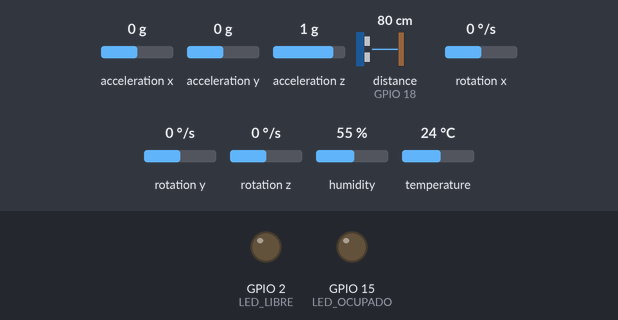
Bench run of a sketch on a simulated ESP32. Parts: output pins drawn as LEDs (lit = HIGH). Dashed ring = blinking. Inputs (shaded band) come from the test bench; at power-on: acceleration z 1 g, distance to the obstacle (sensor on GPIO 18) 80 cm, acceleration x 0 g, acceleration y 0 g, rotation x 0 °/s, rotation y 0 °/s, rotation z 0 °/s, humidity 55 %, temperature 24 °C. The echo pulse lasts 58.3 µs per cm; WiFi joins after 1.5 s; servers stay silent unless stated; network time is answered at once with the bench clock; the local clock reads 2024-03-15 10:24:30 at power-on unless the sketch sets it; no MQTT or app messages arrive unless stated; what the sketch prints to the serial monitor is not drawn.

Above: at 9.5 s.
9.6 s: acceleration z set to -0.4 g
14.5 s: acceleration z set to -0.7 g
At 18.44 s:
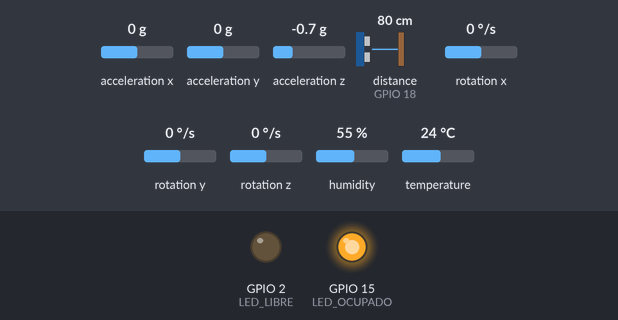
24.8 s: distance to the obstacle (sensor on GPIO 18) set to 12 cm
29.5 s: distance to the obstacle (sensor on GPIO 18) set to 17 cm
At 35.7 s:
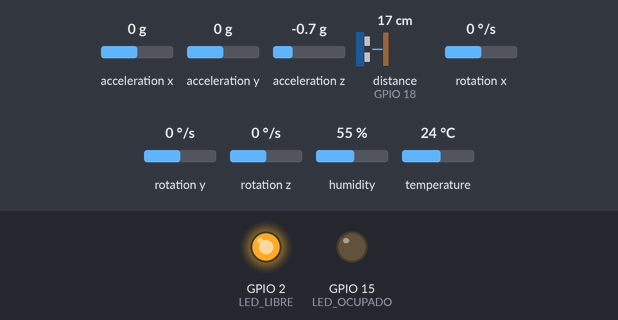
35.9 s: distance to the obstacle (sensor on GPIO 18) set to 4 cm
At 38.44 s:
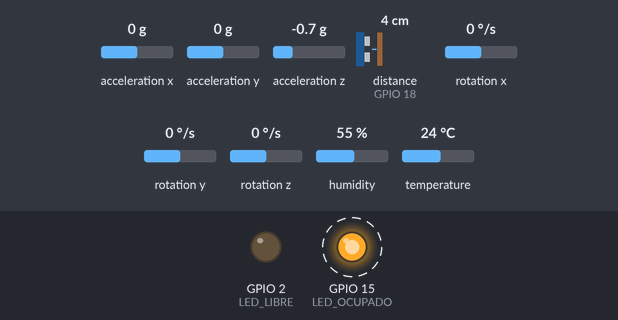
Timing chart, 0 to 41.5 s (numbered marks = the images above; inputs shaded):
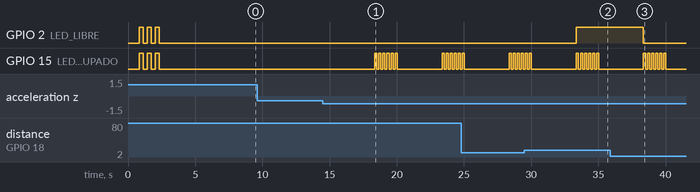

Measured:
- the behaviour switches between -0.5 and -0.6 g on acceleration z (found by bisection; images 0 and 1)
- after the input at 9.6 s, every drawn part: stays the same
- after the input at 14.5 s, GPIO 15 (LED_OCUPADO): goes 5 × (HIGH 0.15 s, LOW 0.15 s), HIGH 0.15 s, LOW 3.4 s, 4 × (HIGH 0.15 s, LOW 0.15 s), HIGH 0.15 s, then LOW, starting after 3.9 s
- after the input at 29.5 s, GPIO 2 (LED_LIBRE): LOW → HIGH after 3.9 s
- after the input at 35.9 s, GPIO 2 (LED_LIBRE): HIGH → LOW after 2.5 s

The sketch:

smart_parking_DEBUG.ino
```cpp
/*
 * ============================================================
 *  Smart Parking IoT — ESP32  ★ VERSIÓN DEBUG ★
 *  Muestra exactamente qué funciona y qué no en el Serial Monitor
 * ============================================================
 */

#include <WiFi.h>
#include <WiFiClientSecure.h>
#include <PubSubClient.h>
#include <NTPClient.h>
#include <WiFiUDP.h>
#include <DHT.h>
#include <Wire.h>
#include <MPU6050_light.h>
#include <NewPing.h>
#include <ArduinoJson.h>

// ════════════════════════════════════════════════════════════
//  CREDENCIALES
// ════════════════════════════════════════════════════════════
const char* WIFI_SSID     = "iPhone de Andres";
const char* WIFI_PASSWORD = "12345678";

const char* HIVEMQ_HOST   = "0767c5c7c7914298a3dd01a0d2529721.s1.eu.hivemq.cloud";
const char* HIVEMQ_USER   = "MauLopez";
const char* HIVEMQ_PASS   = "Mauricio123*";
const int   HIVEMQ_PORT   = 8883;

const char* UBIDOTS_TOKEN = "BBUS-lUutAWnWzb0z19lGzuz29GT4uNigLo";
const char* UBIDOTS_HOST  = "industrial.api.ubidots.com";
const int   UBIDOTS_PORT  = 1883;
const char* DEVICE_LABEL  = "smart-parking-1";

// ════════════════════════════════════════════════════════════
//  PINES
// ════════════════════════════════════════════════════════════
#define TRIG_PIN     5
#define ECHO_PIN     18
#define DHT_PIN      4
#define LED_LIBRE    2
#define LED_OCUPADO  15
#define SDA_PIN      21
#define SCL_PIN      22

#define DIST_OCUPADO_CM  15
#define SISMO_G          1.5f
#define INTERVALO_MS     5000

// ════════════════════════════════════════════════════════════
//  OBJETOS
// ════════════════════════════════════════════════════════════
DHT          dht(DHT_PIN, DHT22);
MPU6050      mpu(Wire);
NewPing      sonar(TRIG_PIN, ECHO_PIN, 400);

WiFiClientSecure secureClient;
PubSubClient     mqttHiveMQ(secureClient);
WiFiClient       plainClient;
PubSubClient     mqttUbidots(plainClient);
WiFiUDP    udpNTP;
NTPClient  timeClient(udpNTP, "pool.ntp.org", -18000, 60000);

bool          plazaOcupada      = false;
unsigned long ultimaPublicacion = 0;
unsigned long arranque          = 0;

// ── Flags de estado para el resumen ──────────────────────────
bool ok_wifi    = false;
bool ok_ntp     = false;
bool ok_hivemq  = false;
bool ok_ubidots = false;
bool ok_dht     = false;
bool ok_mpu     = false;
bool ok_sr04    = false;

// ════════════════════════════════════════════════════════════
//  HELPERS DE LOG
// ════════════════════════════════════════════════════════════
void logOK(const char* modulo, const char* msg) {
  Serial.printf("  [✓ OK ] %-10s %s\n", modulo, msg);
}
void logERR(const char* modulo, const char* msg) {
  Serial.printf("  [✗ ERR] %-10s %s\n", modulo, msg);
}
void logINFO(const char* modulo, const char* msg) {
  Serial.printf("  [·    ] %-10s %s\n", modulo, msg);
}
void separador() {
  Serial.println("  ─────────────────────────────────────────────");
}

// ════════════════════════════════════════════════════════════
//  SETUP
// ════════════════════════════════════════════════════════════
void setup() {
  Serial.begin(115200);
  delay(800);

  Serial.println("\n╔════════════════════════════════════════════╗");
  Serial.println("║     Smart Parking IoT — MODO DEBUG         ║");
  Serial.println("║     Revisa cada línea para diagnosticar    ║");
  Serial.println("╚════════════════════════════════════════════╝\n");

  // ── PINES LED ─────────────────────────────────────────────
  Serial.println("[ PASO 1 ] Inicializando pines LED...");
  pinMode(LED_LIBRE,   OUTPUT);
  pinMode(LED_OCUPADO, OUTPUT);
  digitalWrite(LED_LIBRE,   LOW);
  digitalWrite(LED_OCUPADO, LOW);
  // Parpadeo para confirmar que los LEDs físicamente funcionan
  Serial.println("           → Ambos LEDs deben parpadear 3 veces ahora");
  for (int i = 0; i < 3; i++) {
    digitalWrite(LED_LIBRE,   HIGH);
    digitalWrite(LED_OCUPADO, HIGH);
    delay(300);
    digitalWrite(LED_LIBRE,   LOW);
    digitalWrite(LED_OCUPADO, LOW);
    delay(300);
  }
  logOK("LEDs", "GPIO2 (verde) y GPIO15 (rojo) configurados");
  separador();

  // ── I2C + MPU6050 ─────────────────────────────────────────
  Serial.println("[ PASO 2 ] Buscando MPU6050 en I²C...");
  Serial.printf("           SDA=GPIO%d  SCL=GPIO%d\n", SDA_PIN, SCL_PIN);
  Wire.begin(SDA_PIN, SCL_PIN);

  // Escaneo I2C para ver qué hay conectado
  Serial.println("           Escaneando bus I²C:");
  int dispositivosI2C = 0;
  for (byte addr = 1; addr < 127; addr++) {
    Wire.beginTransmission(addr);
    byte error = Wire.endTransmission();
    if (error == 0) {
      Serial.printf("           → Dispositivo encontrado en 0x%02X", addr);
      if (addr == 0x68) Serial.print("  ← MPU6050 (AD0=LOW)");
      if (addr == 0x69) Serial.print("  ← MPU6050 (AD0=HIGH)");
      Serial.println();
      dispositivosI2C++;
    }
  }
  if (dispositivosI2C == 0) {
    logERR("I2C", "NINGÚN dispositivo encontrado — revisa SDA(GPIO21) y SCL(GPIO22)");
  } else {
    Serial.printf("           %d dispositivo(s) en el bus\n", dispositivosI2C);
  }

  byte statusMPU = mpu.begin();
  if (statusMPU != 0) {
    logERR("MPU6050", "No responde. Causas probables:");
    Serial.println("           • SDA no conectado a GPIO21");
    Serial.println("           • SCL no conectado a GPIO22");
    Serial.println("           • VCC del MPU6050 no conectado a 3.3V");
    Serial.println("           • GND no conectado");
    Serial.println("           • Módulo dañado o AD0 flotante");
    ok_mpu = false;
  } else {
    logOK("MPU6050", "Encontrado en 0x68 — calibrando (no mover)...");
    mpu.calcOffsets(true, true);
    logOK("MPU6050", "Calibración lista");
    ok_mpu = true;
  }
  separador();

  // ── DHT22 ─────────────────────────────────────────────────
  Serial.println("[ PASO 3 ] Probando DHT22...");
  Serial.printf("           Data=GPIO%d\n", DHT_PIN);
  dht.begin();
  delay(2500); // DHT22 necesita ~2s para primera lectura

  float tempTest = dht.readTemperature();
  float humTest  = dht.readHumidity();

  if (isnan(tempTest) || isnan(humTest)) {
    logERR("DHT22", "Sin respuesta. Causas probables:");
    Serial.println("           • Pin DATA no conectado a GPIO4");
    Serial.println("           • Falta resistencia pull-up 10kΩ entre DATA y 3.3V");
    Serial.println("           • VCC no conectado a 3.3V");
    Serial.println("           • GND no conectado");
    Serial.println("           • Sensor dañado");
    ok_dht = false;
  } else {
    char buf[60];
    snprintf(buf, sizeof(buf), "Temp=%.1f°C  Hum=%.1f%%  ← valores reales", tempTest, humTest);
    logOK("DHT22", buf);
    ok_dht = true;
  }
  separador();

  // ── HC-SR04 ───────────────────────────────────────────────
  Serial.println("[ PASO 4 ] Probando HC-SR04...");
  Serial.printf("           TRIG=GPIO%d  ECHO=GPIO%d\n", TRIG_PIN, ECHO_PIN);

  // 3 mediciones de prueba
  int lecturas[3];
  for (int i = 0; i < 3; i++) {
    lecturas[i] = sonar.ping_cm();
    delay(100);
  }
  Serial.printf("           3 lecturas: %d cm | %d cm | %d cm\n",
                lecturas[0], lecturas[1], lecturas[2]);

  bool todasCero = (lecturas[0] == 0 && lecturas[1] == 0 && lecturas[2] == 0);
  if (todasCero) {
    logERR("HC-SR04", "Siempre 0 cm — sin eco. Causas probables:");
    Serial.println("           • TRIG no conectado a GPIO5");
    Serial.println("           • ECHO no conectado a GPIO18");
    Serial.println("           • VCC no conectado a 3.3V (o 5V si es modelo estándar)");
    Serial.println("           • GND no conectado");
    Serial.println("           • Objeto muy cerca (<2cm) o muy lejos (>4m)");
    ok_sr04 = false;
  } else {
    char buf[60];
    snprintf(buf, sizeof(buf), "Distancia actual: %d cm", lecturas[0]);
    logOK("HC-SR04", buf);
    ok_sr04 = true;
  }
  separador();

  // ── WIFI ──────────────────────────────────────────────────
  Serial.println("[ PASO 5 ] Conectando a WiFi...");
  Serial.printf("           SSID: \"%s\"\n", WIFI_SSID);
  WiFi.begin(WIFI_SSID, WIFI_PASSWORD);

  int intentosWifi = 0;
  while (WiFi.status() != WL_CONNECTED && intentosWifi < 20) {
    delay(500);
    Serial.print(".");
    intentosWifi++;
  }
  Serial.println();

  if (WiFi.status() != WL_CONNECTED) {
    logERR("WiFi", "No se pudo conectar. Causas:");
    Serial.println("           • SSID o contraseña incorrectos");
    Serial.println("           • El hotspot del iPhone no está activado");
    Serial.printf("            • Estado WiFi: %d\n", WiFi.status());
    ok_wifi = false;
  } else {
    char buf[80];
    snprintf(buf, sizeof(buf), "Conectado — IP: %s  RSSI: %d dBm",
             WiFi.localIP().toString().c_str(), WiFi.RSSI());
    logOK("WiFi", buf);
    ok_wifi = true;
  }
  separador();

  if (!ok_wifi) {
    logERR("SISTEMA", "Sin WiFi — no se puede continuar con NTP ni MQTT");
    imprimirResumen();
    Serial.println("\n  *** El sistema entrará en loop de espera ***");
    while (true) { delay(5000); Serial.println("  [WiFi] Sin conexión..."); }
  }

  // ── NTP ───────────────────────────────────────────────────
  Serial.println("[ PASO 6 ] Sincronizando hora NTP...");
  Serial.println("           Servidor: pool.ntp.org  Zona: UTC-5 (Bogotá)");
  timeClient.begin();
  bool ntpOK = timeClient.update();

  if (!ntpOK || timeClient.getEpochTime() < 1000000) {
    logERR("NTP", "No se pudo sincronizar la hora");
    ok_ntp = false;
  } else {
    char buf[60];
    snprintf(buf, sizeof(buf), "Hora: %s  Epoch: %lu",
             timeClient.getFormattedTime().c_str(), timeClient.getEpochTime());
    logOK("NTP", buf);
    ok_ntp = true;
  }
  separador();

  // ── HIVEMQ TLS ────────────────────────────────────────────
  Serial.println("[ PASO 7 ] Conectando a HiveMQ Cloud (TLS)...");
  Serial.printf("           Host: %s\n", HIVEMQ_HOST);
  Serial.printf("           Puerto: %d  Usuario: %s\n", HIVEMQ_PORT, HIVEMQ_USER);

  secureClient.setInsecure();
  mqttHiveMQ.setServer(HIVEMQ_HOST, HIVEMQ_PORT);
  mqttHiveMQ.setBufferSize(512);

  String clientId = "ESP32_" + String((uint32_t)ESP.getEfuseMac(), HEX);
  Serial.printf("           Client ID: %s\n", clientId.c_str());

  int intentosMQ = 0;
  while (!mqttHiveMQ.connect(clientId.c_str(), HIVEMQ_USER, HIVEMQ_PASS) && intentosMQ < 3) {
    int estado = mqttHiveMQ.state();
    Serial.printf("           Intento %d fallido — estado MQTT: %d", intentosMQ+1, estado);
    // Explicar el código de error
    switch(estado) {
      case -4: Serial.println(" (TIMEOUT — no hay respuesta del broker)"); break;
      case -3: Serial.println(" (CONEXION PERDIDA)"); break;
      case -2: Serial.println(" (FALLO DE CONEXION — posible TLS)"); break;
      case -1: Serial.println(" (DESCONECTADO)"); break;
      case  1: Serial.println(" (BAD PROTOCOL)"); break;
      case  2: Serial.println(" (CLIENT ID rechazado)"); break;
      case  3: Serial.println(" (BROKER NO DISPONIBLE)"); break;
      case  4: Serial.println(" (USUARIO O CONTRASEÑA INCORRECTOS ← revisa credenciales HiveMQ)"); break;
      case  5: Serial.println(" (NO AUTORIZADO)"); break;
      default: Serial.println();
    }
    intentosMQ++;
    delay(3000);
  }

  if (!mqttHiveMQ.connected()) {
    logERR("HiveMQ", "No se pudo conectar al broker MQTT");
    Serial.println("           • Verifica usuario/contraseña en HiveMQ Access Management");
    Serial.println("           • Verifica que el cluster esté activo en hivemq.com");
    ok_hivemq = false;
  } else {
    logOK("HiveMQ", "Conectado con TLS en puerto 8883");
    mqttHiveMQ.subscribe("parking/config/1/cmd");
    ok_hivemq = true;
  }
  separador();

  // ── UBIDOTS ───────────────────────────────────────────────
  Serial.println("[ PASO 8 ] Conectando a Ubidots...");
  Serial.printf("           Host: %s  Puerto: %d\n", UBIDOTS_HOST, UBIDOTS_PORT);

  mqttUbidots.setServer(UBIDOTS_HOST, UBIDOTS_PORT);
  mqttUbidots.setBufferSize(512);

  String clientIdUbi = "ESP32_UBI_" + String((uint32_t)ESP.getEfuseMac(), HEX);
  int intentosUbi = 0;
  while (!mqttUbidots.connect(clientIdUbi.c_str(), UBIDOTS_TOKEN, "") && intentosUbi < 3) {
    Serial.printf("           Intento %d fallido — estado: %d\n",
                  intentosUbi+1, mqttUbidots.state());
    intentosUbi++;
    delay(3000);
  }

  if (!mqttUbidots.connected()) {
    logERR("Ubidots", "No se pudo conectar — verifica el token UBIDOTS");
    ok_ubidots = false;
  } else {
    logOK("Ubidots", "Conectado correctamente");
    ok_ubidots = true;
  }
  separador();

  // ── RESUMEN FINAL ─────────────────────────────────────────
  imprimirResumen();

  arranque = millis();
  Serial.println("\n  Iniciando loop de publicación...\n");
}

// ════════════════════════════════════════════════════════════
//  RESUMEN DE DIAGNÓSTICO
// ════════════════════════════════════════════════════════════
void imprimirResumen() {
  Serial.println("\n╔════════════════════════════════════════════╗");
  Serial.println("║          RESUMEN DE DIAGNÓSTICO            ║");
  Serial.println("╠════════════════════════════════════════════╣");
  Serial.printf( "║  WiFi     : %s    ║\n", ok_wifi    ? "✓ OK                         " : "✗ FALLO — revisa SSID/clave  ");
  Serial.printf( "║  NTP      : %s    ║\n", ok_ntp     ? "✓ OK                         " : "✗ FALLO — sin hora           ");
  Serial.printf( "║  HiveMQ   : %s    ║\n", ok_hivemq  ? "✓ OK (TLS 8883)              " : "✗ FALLO — revisa credenciales");
  Serial.printf( "║  Ubidots  : %s    ║\n", ok_ubidots ? "✓ OK                         " : "✗ FALLO — revisa token       ");
  Serial.printf( "║  DHT22    : %s    ║\n", ok_dht     ? "✓ OK                         " : "✗ FALLO — revisa GPIO4       ");
  Serial.printf( "║  MPU6050  : %s    ║\n", ok_mpu     ? "✓ OK                         " : "✗ FALLO — revisa SDA/SCL     ");
  Serial.printf( "║  HC-SR04  : %s    ║\n", ok_sr04    ? "✓ OK                         " : "✗ FALLO — revisa TRIG/ECHO   ");
  Serial.println("╚════════════════════════════════════════════╝");
}

// ════════════════════════════════════════════════════════════
//  LOOP
// ════════════════════════════════════════════════════════════
void loop() {
  if (!mqttHiveMQ.connected()) {
    logERR("HiveMQ", "Conexión perdida — reconectando...");
    conectarHiveMQ();
  }
  if (!mqttUbidots.connected()) {
    logERR("Ubidots", "Conexión perdida — reconectando...");
    conectarUbidots();
  }
  mqttHiveMQ.loop();
  mqttUbidots.loop();
  timeClient.update();

  if (millis() - ultimaPublicacion < INTERVALO_MS) return;
  ultimaPublicacion = millis();
  leerYPublicar();
}

// ════════════════════════════════════════════════════════════
//  LECTURA Y PUBLICACIÓN (con logs detallados)
// ════════════════════════════════════════════════════════════
void leerYPublicar() {
  Serial.println("\n──── Ciclo de lectura ────────────────────────");

  // HC-SR04
  int distCm = sonar.ping_cm();
  if (distCm == 0) distCm = 400;
  bool nuevaOcupacion = (distCm < DIST_OCUPADO_CM);
  if (nuevaOcupacion != plazaOcupada) {
    plazaOcupada = nuevaOcupacion;
    digitalWrite(LED_LIBRE,   plazaOcupada ? LOW  : HIGH);
    digitalWrite(LED_OCUPADO, plazaOcupada ? HIGH : LOW);
    Serial.printf("  [ESTADO] Plaza cambió a: %s\n", plazaOcupada ? "OCUPADA 🔴" : "LIBRE 🟢");
  }
  Serial.printf("  [SR04]   %d cm → %s\n", distCm, plazaOcupada ? "OCUPADA" : "LIBRE");

  // DHT22
  float temp = dht.readTemperature();
  float hum  = dht.readHumidity();
  if (isnan(temp)) {
    logERR("DHT22", "Lectura fallida en este ciclo");
  } else {
    Serial.printf("  [DHT22]  Temp=%.1f°C  Hum=%.1f%%\n", temp, hum);
  }

  // MPU6050
  mpu.update();
  float ax  = mpu.getAccX();
  float ay  = mpu.getAccY();
  float az  = mpu.getAccZ() - 1.0f;
  float mag = sqrt(ax*ax + ay*ay + az*az);
  Serial.printf("  [MPU]    X=%.2fg Y=%.2fg Z=%.2fg Mag=%.2fg\n", ax, ay, az, mag);
  if (mag > SISMO_G) {
    Serial.printf("  [⚠ SISMO] Magnitud %.2fg supera umbral %.1fg!\n", mag, SISMO_G);
  }

  // Publicar
  bool pubHive = publicarHiveMQ(distCm, temp, hum, mag);
  bool pubUbi  = publicarUbidots(distCm, temp, hum, mag);

  Serial.printf("  [MQTT]   HiveMQ: %s  Ubidots: %s\n",
                pubHive ? "✓ enviado" : "✗ falló",
                pubUbi  ? "✓ enviado" : "✗ falló");

  if (mag > SISMO_G) alertaSismica(ax, ay, az, mag);
}

// ════════════════════════════════════════════════════════════
//  PUBLICACIONES (retornan bool para saber si funcionó)
// ════════════════════════════════════════════════════════════
bool publicarHiveMQ(int dist, float temp, float hum, float mag) {
  if (!mqttHiveMQ.connected()) return false;

  char buf[256];
  StaticJsonDocument<256> doc;

  doc["occupied"] = plazaOcupada;
  doc["dist_cm"]  = dist;
  doc["ts"]       = timeClient.getEpochTime();
  serializeJson(doc, buf);
  mqttHiveMQ.publish("parking/spot/1/status", buf, true);

  if (!isnan(temp)) {
    doc.clear();
    doc["temp_c"]  = serialized(String(temp, 1));
    doc["hum_pct"] = serialized(String(hum,  1));
    doc["ts"]      = timeClient.getEpochTime();
    serializeJson(doc, buf);
    mqttHiveMQ.publish("parking/env/1/data", buf);
  }

  doc.clear();
  doc["status"]   = "ok";
  doc["uptime_s"] = (millis() - arranque) / 1000;
  doc["rssi"]     = WiFi.RSSI();
  doc["ip"]       = WiFi.localIP().toString();
  serializeJson(doc, buf);
  mqttHiveMQ.publish("parking/system/status", buf);

  return true;
}

bool publicarUbidots(int dist, float temp, float hum, float mag) {
  if (!mqttUbidots.connected()) return false;

  StaticJsonDocument<300> doc;
  char topic[64], payload[300];

  doc.createNestedArray("ocupada").createNestedObject()["value"]      = plazaOcupada ? 1 : 0;
  doc.createNestedArray("distancia_cm").createNestedObject()["value"] = dist;
  doc.createNestedArray("vibracion_g").createNestedObject()["value"]  = serialized(String(mag, 2));
  if (!isnan(temp)) {
    doc.createNestedArray("temperatura").createNestedObject()["value"] = serialized(String(temp, 1));
    doc.createNestedArray("humedad").createNestedObject()["value"]     = serialized(String(hum,  1));
  }

  snprintf(topic, sizeof(topic), "/v1.6/devices/%s", DEVICE_LABEL);
  serializeJson(doc, payload);
  return mqttUbidots.publish(topic, payload);
}

void alertaSismica(float ax, float ay, float az, float mag) {
  char buf[200];
  StaticJsonDocument<200> doc;
  doc["acc_x"] = serialized(String(ax, 2));
  doc["acc_y"] = serialized(String(ay, 2));
  doc["acc_z"] = serialized(String(az, 2));
  doc["magnitude"] = serialized(String(mag, 2));
  doc["ts"] = timeClient.getEpochTime();
  serializeJson(doc, buf);
  mqttHiveMQ.publish("parking/seismic/1/alert", buf);

  char topic[64], payload[80];
  snprintf(topic,   sizeof(topic),   "/v1.6/devices/%s", DEVICE_LABEL);
  snprintf(payload, sizeof(payload), "{\"alerta_sismica\":[{\"value\":%.2f}]}", mag);
  mqttUbidots.publish(topic, payload);

  for (int i = 0; i < 6; i++) {
    digitalWrite(LED_OCUPADO, HIGH); delay(150);
    digitalWrite(LED_OCUPADO, LOW);  delay(150);
  }
}

// ════════════════════════════════════════════════════════════
//  RECONEXIONES
// ════════════════════════════════════════════════════════════
void conectarHiveMQ() {
  String clientId = "ESP32_" + String((uint32_t)ESP.getEfuseMac(), HEX);
  if (mqttHiveMQ.connect(clientId.c_str(), HIVEMQ_USER, HIVEMQ_PASS)) {
    logOK("HiveMQ", "Reconectado");
    mqttHiveMQ.subscribe("parking/config/1/cmd");
  } else {
    Serial.printf("  [HiveMQ] Reconexión falló — estado: %d\n", mqttHiveMQ.state());
  }
}

void conectarUbidots() {
  String clientId = "ESP32_UBI_" + String((uint32_t)ESP.getEfuseMac(), HEX);
  if (mqttUbidots.connect(clientId.c_str(), UBIDOTS_TOKEN, "")) {
    logOK("Ubidots", "Reconectado");
  } else {
    Serial.printf("  [Ubidots] Reconexión falló — estado: %d\n", mqttUbidots.state());
  }
}
```
